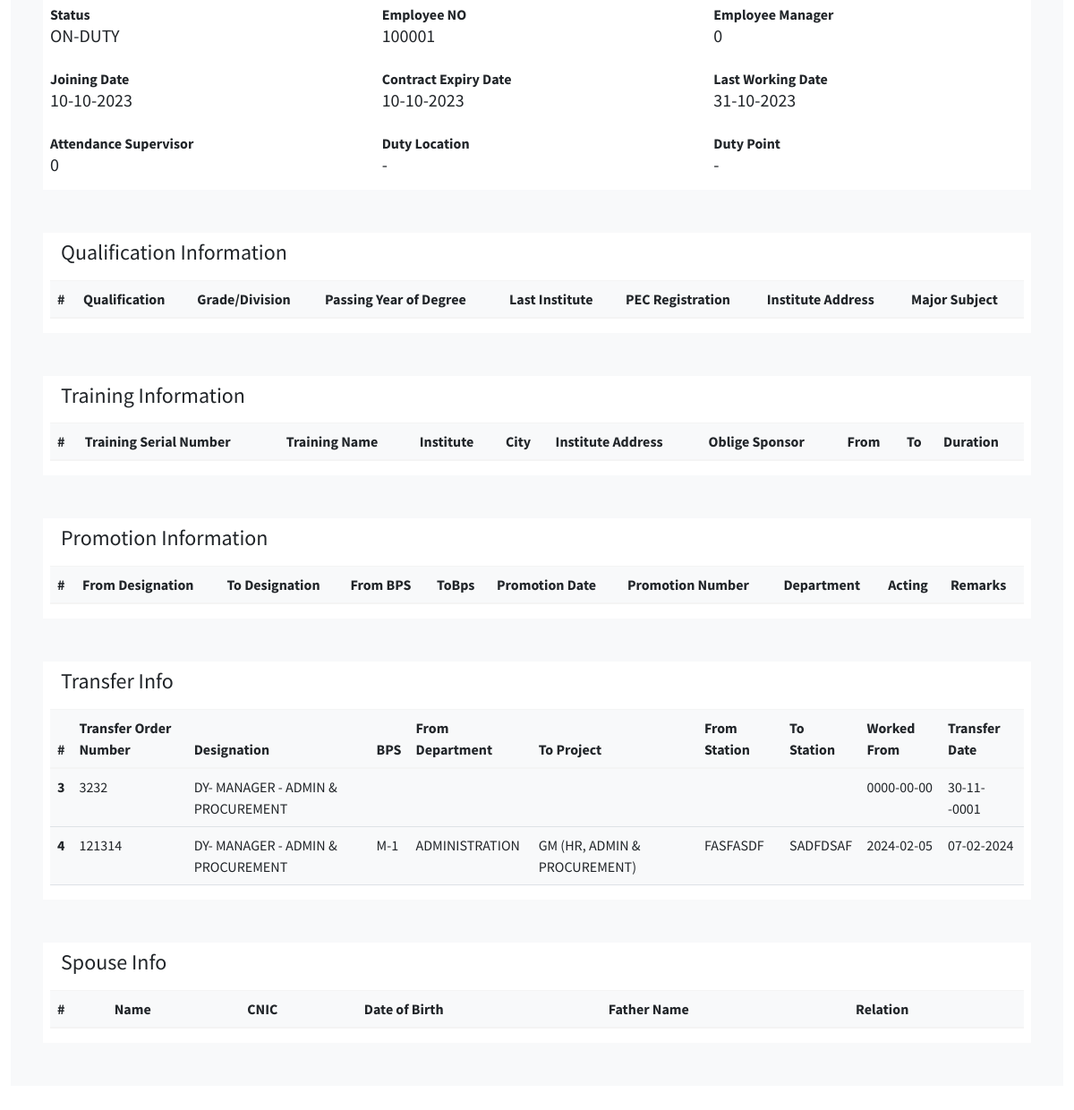
The page /Employee/profile.php?updat=10001343 (signed in, lower part) on the database as committed earlier.
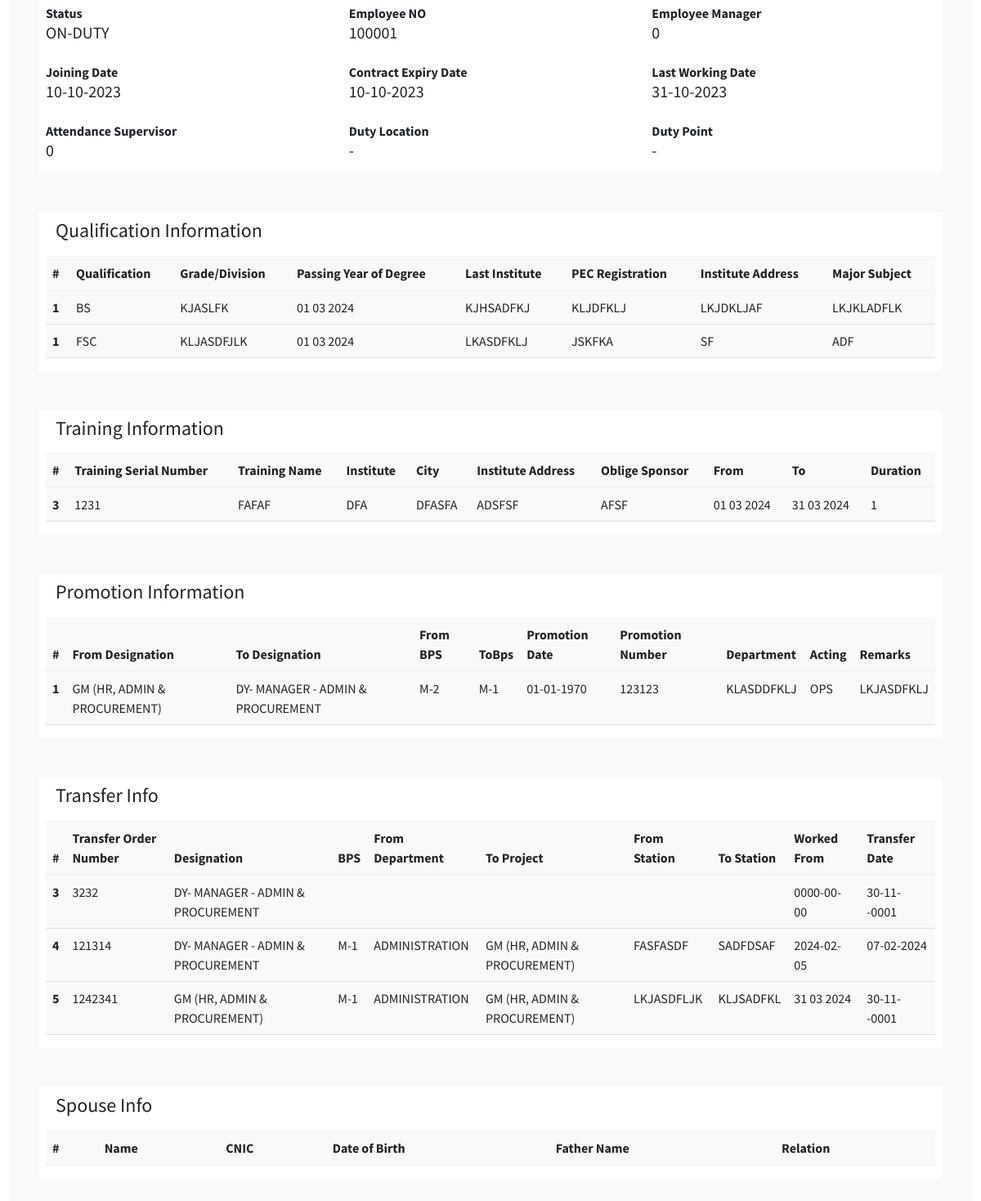
The same page on the database as committed later.
### tables this page shows
CREATE TABLE `employeedata` (
  `Id` int(11) NOT NULL,
  `image` varchar(255) DEFAULT NULL,
  `fName` varchar(255) DEFAULT NULL,
  `mName` varchar(255) DEFAULT NULL,
  `lName` varchar(255) DEFAULT NULL,
  `father_Name` varchar(255) DEFAULT NULL,
  `CNIC` varchar(15) DEFAULT NULL,
  `email` varchar(255) DEFAULT NULL,
  `pAddress` varchar(255) DEFAULT NULL,
  `cAddress` varchar(255) DEFAULT NULL,
  `city` varchar(255) DEFAULT NULL,
  `postAddress` varchar(255) DEFAULT NULL,
  `mNumber` varchar(15) DEFAULT NULL,
  `ofphNumber` varchar(15) DEFAULT NULL,
  `Alternate_Number` varchar(15) DEFAULT NULL,
  `DofB` date DEFAULT NULL,
  `religion` varchar(255) DEFAULT NULL,
  `gender` varchar(10) DEFAULT NULL,
  `BlGroup` varchar(5) DEFAULT NULL,
  `Domicile` varchar(255) DEFAULT NULL,
  `MaritalStatus` varchar(255) DEFAULT NULL,
  `NextofKin` varchar(255) DEFAULT NULL,
  `NextofKinCellNumber` varchar(15) DEFAULT NULL,
  `ContactPerson` varchar(255) DEFAULT NULL,
  `CPCN` varchar(15) DEFAULT NULL,
  `Employement_Group` varchar(255) DEFAULT NULL,
  `Employee_Class` varchar(255) DEFAULT NULL,
  `Employee_Group` varchar(255) DEFAULT NULL,
  `Employee_Sub_Group` varchar(255) DEFAULT NULL,
  `Employee_Quota` varchar(255) DEFAULT NULL,
  `Salary_Bank` varchar(255) DEFAULT NULL,
  `Salary_Branch` varchar(255) DEFAULT NULL,
  `Account_No` varchar(255) DEFAULT NULL,
  `Pay_Type` varchar(255) DEFAULT NULL,
  `EOBI_No` varchar(255) DEFAULT NULL,
  `Bill_Walved_Off` varchar(255) DEFAULT NULL,
  `Weekly_Working_Days` int(11) DEFAULT NULL,
  `Bill_Waived_Off` varchar(255) DEFAULT NULL,
  `Employee_Pay_Classification` varchar(255) DEFAULT NULL,
  `Grade` varchar(255) DEFAULT NULL,
  `Department` varchar(255) DEFAULT NULL,
  `Job_Tiltle` varchar(255) DEFAULT NULL,
  `Salary_Mode` varchar(255) DEFAULT NULL,
  `Status` varchar(255) DEFAULT 'NEW',
  `EmployeeNo` int(11) DEFAULT NULL,
  `Employee_Manager` int(11) DEFAULT NULL,
  `Joining_Date` date DEFAULT NULL,
  `Contract_Expiry_Date` date DEFAULT NULL,
  `Last_Working_Date` date DEFAULT NULL,
  `Attendance_Supervisor` int(11) DEFAULT NULL,
  `Duty_Location` varchar(255) DEFAULT NULL,
  `Duty_Point` varchar(255) DEFAULT NULL,
  `TypeEmp` varchar(255) DEFAULT NULL,
  `type` varchar(255) DEFAULT NULL,
  `DY_Supervisor` varchar(255) DEFAULT NULL,
  `leaveAlreadyAvailed` int(255) NOT NULL DEFAULT 34
);

CREATE TABLE `transfer` (
  `id` int(11) NOT NULL,
  `Transfer_Order_Number` varchar(255) DEFAULT NULL,
  `Designation` varchar(255) DEFAULT NULL,
  `BPS` varchar(255) DEFAULT NULL,
  `From_Department` varchar(255) DEFAULT NULL,
  `To_Project` varchar(255) DEFAULT NULL,
  `From_Station` varchar(255) DEFAULT NULL,
  `To_Station` varchar(255) DEFAULT NULL,
  `Worked_From` varchar(10) DEFAULT NULL,
  `Transfer_Date` date DEFAULT NULL,
  `file` varchar(255) NOT NULL,
  `employee_id` int(11) DEFAULT NULL,
  `Status` varchar(255) NOT NULL DEFAULT 'PENDING',
  `ToGrade` varchar(255) NOT NULL,
  `ToDepartment` varchar(255) NOT NULL
);

CREATE TABLE `qualification` (
  `Id` int(255) NOT NULL,
  `Qualification` varchar(255) NOT NULL,
  `Grade/Division` varchar(255) NOT NULL,
  `Passing Year of Degree` varchar(255) NOT NULL,
  `Last Institute` varchar(255) NOT NULL,
  `PEC Registration` varchar(255) NOT NULL,
  `CV` varchar(255) NOT NULL,
  `Institute Address` varchar(255) NOT NULL,
  `Major Subject` varchar(255) NOT NULL,
  `Remarks` varchar(255) NOT NULL,
  `Employee_id` varchar(255) NOT NULL,
  `Status` varchar(255) NOT NULL DEFAULT 'PENDING'
);

CREATE TABLE `training` (
  `Id` int(255) NOT NULL,
  `Training_Serial_Number` varchar(255) NOT NULL,
  `Training_Name` varchar(255) NOT NULL,
  `Institute` varchar(255) NOT NULL,
  `City` varchar(255) NOT NULL,
  `Institute_Address` varchar(255) NOT NULL,
  `Oblige_Sponsor` varchar(255) NOT NULL,
  `From` varchar(10) NOT NULL,
  `To` varchar(10) NOT NULL,
  `Duration` varchar(255) NOT NULL,
  `employee_id` varchar(255) NOT NULL,
  `Status` varchar(255) NOT NULL DEFAULT 'PENDING'
);

CREATE TABLE `promotion` (
  `Id` int(255) NOT NULL,
  `From_Designation` varchar(255) NOT NULL,
  `To_Designation` varchar(255) NOT NULL,
  `From_BPS` varchar(255) NOT NULL,
  `ToBps` varchar(255) NOT NULL,
  `Promotion_Date` varchar(10) NOT NULL,
  `Promotion_Number` varchar(255) NOT NULL,
  `Department1` varchar(255) NOT NULL,
  `Acting` varchar(255) NOT NULL,
  `Remarks` varchar(255) NOT NULL,
  `file` varchar(255) NOT NULL,
  `employee_id` varchar(255) NOT NULL,
  `Status` varchar(255) NOT NULL DEFAULT 'PENDING'
);

### Employee/profile.php (the view, shortened to what the changed rows need)
<?php
include ('link/desigene/db.php');
if (!isset($_SESSION['loginid']) || !isset($_SESSION['EmployeeNumber'])) {
  error_log("Unauthorized access attempt. User: {$_SESSION['loginid']}");
  header("Location: ../logout.php");
  exit;
}else{
?><!DOCTYPE html>
<html lang="en">
<head>
   <?php include ('link/links.php')?>
</head>
<body>
  <div id="main">
    <div class="container-fluid py-5">
    <?php
      $CNIC = $_SESSION['EmployeeNumber'];
      $select = mysqli_query($conn,"SELECT * FROM `employeedata` WHERE `EmployeeNo` ='$CNIC'");
      while($see1=mysqli_fetch_array($select)){
      ?>
      <div class="container-fluid m-auto p-5 bg-light">
        <div class="row">
          <br>
          <div class="col-12 bg-white mt-5 px-2">
          <div class="row">
          <div class="col-md-4 my-2">
          <div class="form-group">
          <label>Status</label>
          <h5><?php echo $see1 ['Status'] ?></h5>
          </div>
          </div>
          <div class="col-md-4 my-2">
          <div class="form-group">
          <label>Employee NO</label>
          <h5><?php echo $see1 ['EmployeeNo'] ?></h5>
          </div>
          </div>
          <div class="col-md-4 my-2">
          <div class="form-group">
          <label>Employee Manager</label>
          <h5><?php echo $see1 ['Employee_Manager'] ?></h5>
          </div>
          </div>
          <div class="col-md-4 my-2">
          <div class="form-group">
          <label>Joining Date</label>
          <h5><?php echo date('d-m-Y', strtotime($see1 ['Joining_Date'])) ?></h5>
          </div>
          </div>
          <div class="col-md-4 my-2">
          <div class="form-group">
          <label>Contract Expiry Date</label>
          <h5><?php echo date('d-m-Y', strtotime($see1 ['Contract_Expiry_Date'])) ?></h5>
          </div>
          </div>
          <div class="col-md-4 my-2">
          <div class="form-group">
          <label>Last Working Date</label>
          <h5><?php echo date('d-m-Y', strtotime($see1 ['Last_Working_Date'])) ?></h5>
          </div>
          </div>
          <div class="col-md-4 my-2">
          <div class="form-group">
          <label>Attendance Supervisor</label>
          <h5><?php echo $see1 ['Attendance_Supervisor'] ?></h5>
          </div>
          </div>
          <div class="col-md-4 my-2">
          <div class="form-group">
          <label>Duty Location</label>
          <h5><?php echo $see1 ['Duty_Location'] ?></h5>
          </div>
          </div>
          <div class="col-md-4 my-2">
          <div class="form-group">
          <label>Duty Point</label>
          <h5><?php echo $see1 ['Duty_Point'] ?></h5>
          </div>
          </div>
          </div>
          </div>
          <div class="col-12 bg-white mt-5 px-2">
            <nav class="navbar bg-white">
              <div class="container-fluid">
                <h4>Qualification Information</h4>
              </div>
            </nav>
            <div>
              <table class="table bg-light">
          <thead>
            <tr>
              <th scope="col">#</th>
          <th scope="col">Qualification</th>
          <th scope="col">Grade/Division</th>
          <th scope="col">Passing Year of Degree</th>
          <th scope="col">Last Institute</th>
          <th scope="col">PEC Registration</th>
          <th scope="col">Institute Address</th>
          <th scope="col">Major Subject</th>
        </tr>
          </thead>
          <tbody>
          <?php   $CNIC = $_GET['updat'];
          $select = mysqli_query($conn,"SELECT * FROM `qualification` WHERE `Employee_id`=$CNIC");
          while($see2=mysqli_fetch_array($select))
          {
          ?>
          <tr>
          <th scope="row">1</th>
          <td><?php echo $see2 ['Qualification'] ?></td>
          <td><?php echo $see2 ['Grade/Division'] ?></td>
          <td><?php echo $see2 ['Passing Year of Degree'] ?></td>
          <td><?php echo $see2 ['Last Institute'] ?></td>
          <td><?php echo $see2 ['PEC Registration'] ?></td>
          <td><?php echo $see2 ['Institute Address'] ?></td>
          <td><?php echo $see2 ['Major Subject'] ?></td>
          </tr>
          <?php }?>
        </tbody>
          </table>
          </div>
        </div>
        <div class="col-12 bg-white mt-5 px-2">
          <nav class="navbar bg-white">
          <div class="container-fluid">
          <h4>Training Information</h4>
          </div>
          </nav>
          <div>
          <table class="table bg-light">
          <thead>
            <tr>
              <th scope="col">#</th>
              <th scope="col">Training Serial Number</th>
              <th scope="col">Training Name</th>
              <th scope="col">Institute</th>
          <th scope="col">City</th>
          <th scope="col">Institute Address</th>
          <th scope="col">Oblige Sponsor</th>
          <th scope="col">From</th>
          <th scope="col">To</th>
          <th scope="col">Duration</th>
        </tr>
          </thead>
          <tbody>
            <?php   $CNIC = $_GET['updat'];
          $select = mysqli_query($conn,"SELECT * FROM `training` WHERE `Employee_id`=$CNIC");
          while($see3=mysqli_fetch_array($select))
          {
            ?>
          <tr>
          <th scope="row"><?php echo $see3 ['Id'] ?></th>
          <td><?php echo $see3 ['Training_Serial_Number'] ?></td>
          <td><?php echo $see3 ['Training_Name'] ?></td>
          <td><?php echo $see3 ['Institute'] ?></td>
          <td><?php echo $see3 ['City'] ?></td>
          <td><?php echo $see3 ['Institute_Address'] ?></td>
          <td><?php echo $see3 ['Oblige_Sponsor'] ?></td>
          <td><?php echo $see3 ['From'] ?></td>
          <td><?php echo $see3 ['To'] ?></td>
          <td><?php echo $see3 ['Duration'] ?></td>
        </tr>
        <?php }?>
          </tbody>
        </table>
      </div>
          </div>
          <div class="col-12 bg-white mt-5 px-2">
            <nav class="navbar bg-white">
          <div class="container-fluid">
          <h4>Promotion Information</h4>
          </div>
        </nav>
          <div>
            <table class="table bg-light">
              <thead>
          <tr>
            <th scope="col">#</th>
          <th scope="col">From Designation</th>
          <th scope="col">To Designation</th>
          <th scope="col">From BPS</th>
          <th scope="col">ToBps</th>
          <th scope="col">Promotion Date</th>
          <th scope="col">Promotion Number</th>
          <th scope="col">Department</th>
          <th scope="col">Acting</th>
          <th scope="col">Remarks</th>
          </tr>
          </thead>
          <tbody>
            <?php   $CNIC = $_GET['updat'];
          $select = mysqli_query($conn,"SELECT * FROM `promotion` WHERE `Employee_id`=$CNIC");
          while($see4=mysqli_fetch_array($select))
          {
          ?>
          <tr>
          <th scope="row"><?php echo $see4 ['Id'] ?></th>
          <td><?php echo $see4 ['From_Designation'] ?></td>
          <td><?php echo $see4 ['To_Designation'] ?></td>
          <td><?php echo $see4 ['From_BPS'] ?></td>
          <td><?php echo $see4 ['ToBps'] ?></td>
          <td><?php echo date('d-m-Y', strtotime($see4 ['Promotion_Date'])) ?></td>
          <td><?php echo $see4 ['Promotion_Number'] ?></td>
          <td><?php echo $see4 ['Department1'] ?></td>
          <td><?php echo $see4 ['Acting'] ?></td>
          <td><?php echo $see4 ['Remarks'] ?></td>
          </tr>
          <?php }?>
          </tbody>
          </table>
          </div>
          </div>
          <div class="col-12 bg-white mt-5 px-2">
          <nav class="navbar bg-white">
          <div class="container-fluid">
          <h4>Transfer Info</h4>
          </div>
          </nav>
          <div class="row">
          <div>
            <table class="table bg-light">
          <thead>
          <tr>
          <th scope="col">#</th>
          <th scope="col">Transfer Order Number</th>
          <th scope="col">Designation</th>
          <th scope="col">BPS</th>
          <th scope="col">From Department</th>
          <th scope="col">To Project</th>
          <th scope="col">From Station</th>
          <th scope="col">To Station</th>
          <th scope="col">Worked From</th>
          <th scope="col">Transfer Date</th>
        </tr></thead>
        <tbody>
          <?php   $CNIC = $_GET['updat'];
          $select = mysqli_query($conn,"SELECT * FROM `transfer` WHERE `employee_id`=$CNIC");
          while($see5=mysqli_fetch_array($select))
          {
          ?>
          <tr>
          <th scope="row"><?php echo $see5 ['id'] ?></th>
          <td><?php echo $see5 ['Transfer_Order_Number'] ?></td>
          <td><?php echo $see5 ['Designation'] ?></td>
          <td><?php echo $see5 ['BPS'] ?></td>
          <td><?php echo $see5 ['From_Department'] ?></td>
          <td><?php echo $see5 ['To_Project'] ?></td>
          <td><?php echo $see5 ['From_Station'] ?></td>
          <td><?php echo $see5 ['To_Station'] ?></td>
          <td><?php echo $see5 ['Worked_From'] ?></td>
          <td><?php echo date('d-m-Y', strtotime($see5 ['Transfer_Date'])) ?></td>
          </tr>
          <?php }?>
          </tbody>
          </table>
          </div>
        </div>
          </div>
          <div class="col-12 bg-white mt-5 px-2">
          <nav class="navbar bg-white">
          <div class="container-fluid">
          <h4>Spouse Info</h4>
          </div>
          </nav>
          <div class="row">
          <div>
          <table class="table bg-light">
          <thead>
          <tr>
          <th scope="col">#</th>
          <th scope="col">Name</th>
          <th scope="col">CNIC</th>
          <th scope="col">Date of Birth</th>
          <th scope="col">Father Name</th>
          <th scope="col">Relation</th>
          </tr>
          </thead>
        </table>
          </div>
          </div>
          </div>
        </div>
      </div>
      <?php }?>
    </div>
  </div>
</body>
</html><?php }?>

Rows that differ between the two databases and show on the page:
added qualification: Qualification "BS", value "KJASLFK", Passing Year of Degree "01 03 2024", Last Institute "KJHSADFKJ", PEC Registration "KLJDFKLJ", Institute Address "LKJDKLJAF", Major Subject "LKJKLADFLK"
added qualification: Qualification "FSC", value "KLJASDFJLK", Passing Year of Degree "01 03 2024", Last Institute "LKASDFKLJ", PEC Registration "JSKFKA", Institute Address "SF", Major Subject "ADF"
added training: Id "3", Training_Serial_Number "1231", Training_Name "FAFAF", Institute "DFA", City "DFASFA", Institute_Address "ADSFSF", Oblige_Sponsor "AFSF", From "01 03 2024", To "31 03 2024", Duration "1"
added promotion: Id "1", From_Designation "GM (HR, ADMIN & PROCUREMENT)", To_Designation "DY- MANAGER - ADMIN & PROCUREMENT", From_BPS "M-2", ToBps "M-1", Promotion_Date "01-01-1970", Promotion_Number "123123", Department1 "KLASDDFKLJ", Acting "OPS", Remarks "LKJASDFKLJ"
added transfer: id "5", Transfer_Order_Number "1242341", Designation "GM (HR, ADMIN & PROCUREMENT)", BPS "M-1", From_Department "ADMINISTRATION", To_Project "GM (HR, ADMIN & PROCUREMENT)", From_Station "LKJASDFLJK", To_Station "KLJSADFKL", Worked_From "31 03 2024", Transfer_Date "30-11--0001"
